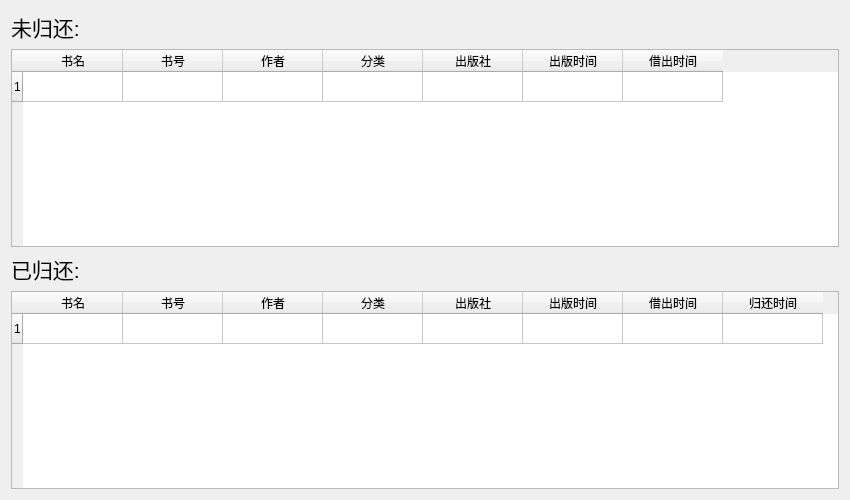
<?xml version="1.0" encoding="UTF-8"?>
<ui version="4.0">
 <class>BorrowStatusViewer</class>
 <widget class="QWidget" name="BorrowStatusViewer">
  <property name="geometry">
   <rect>
    <x>0</x>
    <y>0</y>
    <width>850</width>
    <height>500</height>
   </rect>
  </property>
  <property name="windowTitle">
   <string>欢迎使用图书馆管理系统</string>
  </property>
  <layout class="QVBoxLayout" name="verticalLayout">
   <item>
    <widget class="QLabel" name="borrowedLabel">
     <property name="font">
      <font>
       <pointsize>16</pointsize>
      </font>
     </property>
     <property name="text">
      <string>未归还:</string>
     </property>
    </widget>
   </item>
   <item>
    <widget class="QTableWidget" name="borrowedTableView">
     <row>
      <property name="text">
       <string>1</string>
      </property>
     </row>
     <column>
      <property name="text">
       <string>书名</string>
      </property>
     </column>
     <column>
      <property name="text">
       <string>书号</string>
      </property>
     </column>
     <column>
      <property name="text">
       <string>作者</string>
      </property>
     </column>
     <column>
      <property name="text">
       <string>分类</string>
      </property>
     </column>
     <column>
      <property name="text">
       <string>出版社</string>
      </property>
     </column>
     <column>
      <property name="text">
       <string>出版时间</string>
      </property>
     </column>
     <column>
      <property name="text">
       <string>借出时间</string>
      </property>
     </column>
    </widget>
   </item>
   <item>
    <widget class="QLabel" name="returnedLabel">
     <property name="font">
      <font>
       <pointsize>16</pointsize>
      </font>
     </property>
     <property name="text">
      <string>已归还:</string>
     </property>
    </widget>
   </item>
   <item>
    <widget class="QTableWidget" name="returnedTableView">
     <row>
      <property name="text">
       <string>1</string>
      </property>
     </row>
     <column>
      <property name="text">
       <string>书名</string>
      </property>
     </column>
     <column>
      <property name="text">
       <string>书号</string>
      </property>
     </column>
     <column>
      <property name="text">
       <string>作者</string>
      </property>
     </column>
     <column>
      <property name="text">
       <string>分类</string>
      </property>
     </column>
     <column>
      <property name="text">
       <string>出版社</string>
      </property>
     </column>
     <column>
      <property name="text">
       <string>出版时间</string>
      </property>
     </column>
     <column>
      <property name="text">
       <string>借出时间</string>
      </property>
     </column>
     <column>
      <property name="text">
       <string>归还时间</string>
      </property>
     </column>
    </widget>
   </item>
  </layout>
 </widget>
 <resources/>
 <connections/>
</ui>
